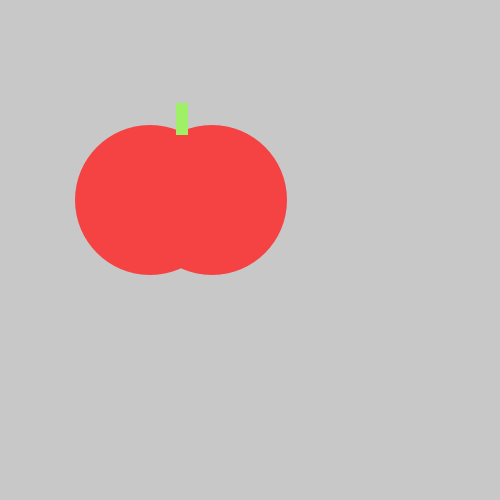
Frame 1 (no input)
Frame 60 (the mouse pressed at the canvas centre just before this capture): identical to frame 1, image omitted
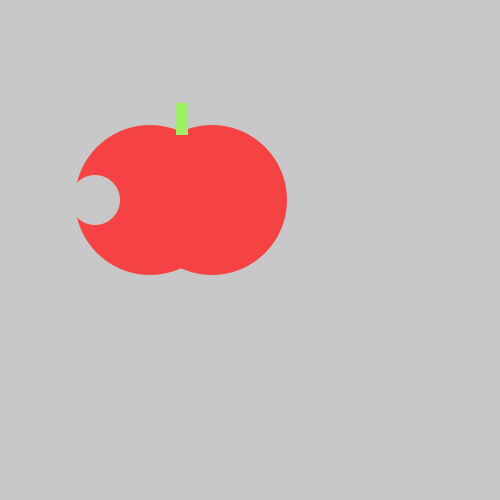
Frame 120 (the mouse held since frame 60 and released just before this capture)

The Processing sketch that drew these frames (run headless with seeded random() and noise(); from frame 60 on, the mouse is pressed at the canvas centre):

// Processing sketch: tasty_tomato
// ── tasty_tomato.pde
void setup() {
    size(500, 500);
}
void draw() {
    background(200, 200, 200);
    noStroke();
    fill(245, 66, 66);
    ellipse(150, 200, 150, 150);
    ellipse(212, 200, 150, 150);
    fill(160, 240, 103);
    rect(176, 103, 12, 32);
if (mousePressed) {
  fill(199, 199, 199);
   ellipse(95, 200, 50, 50);
}
}
